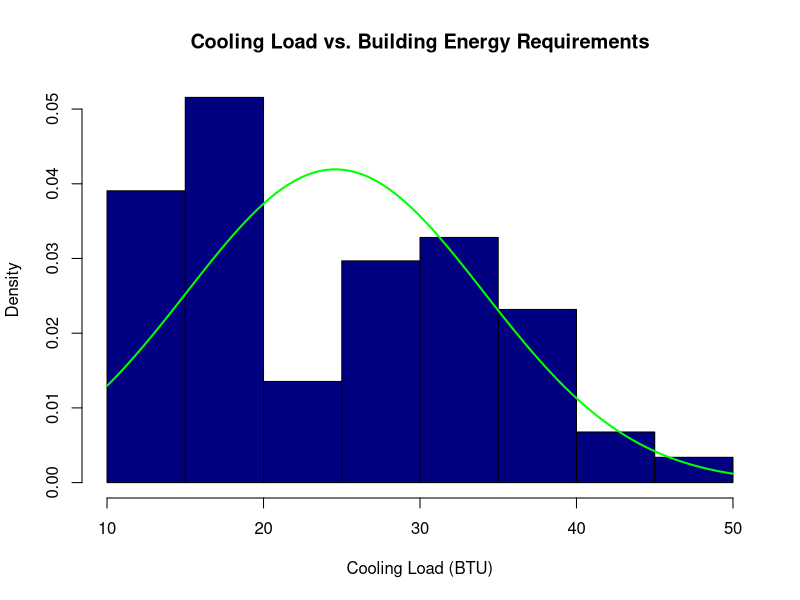
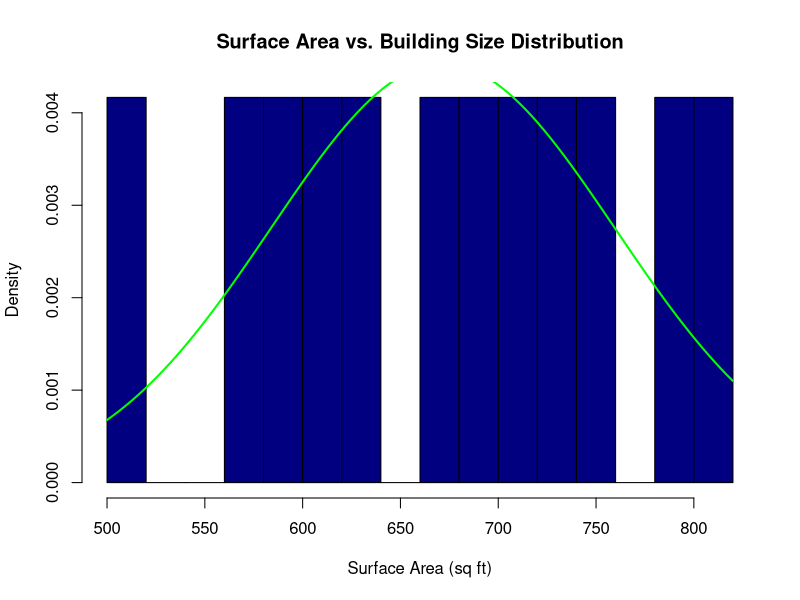
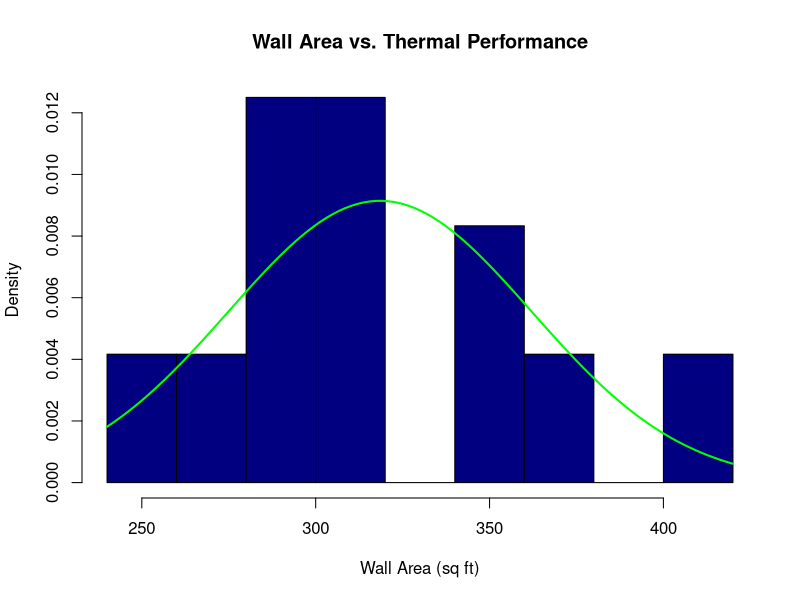
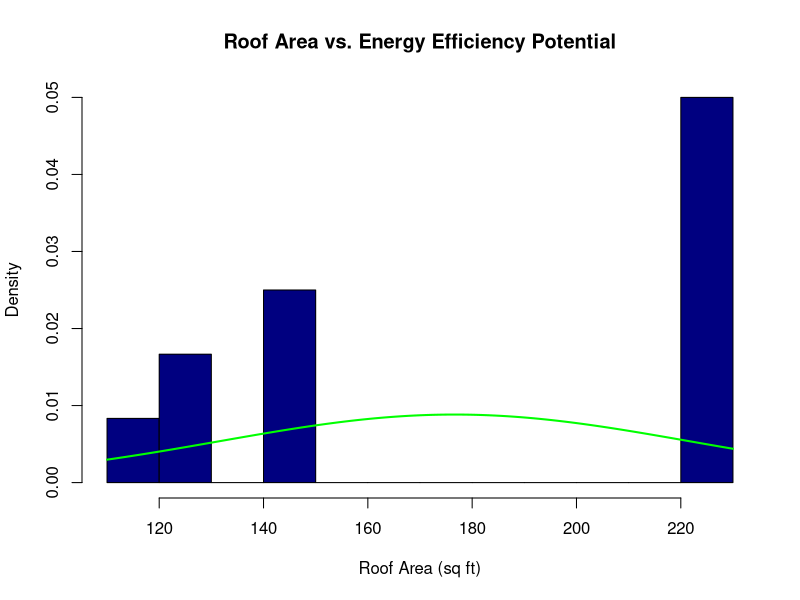
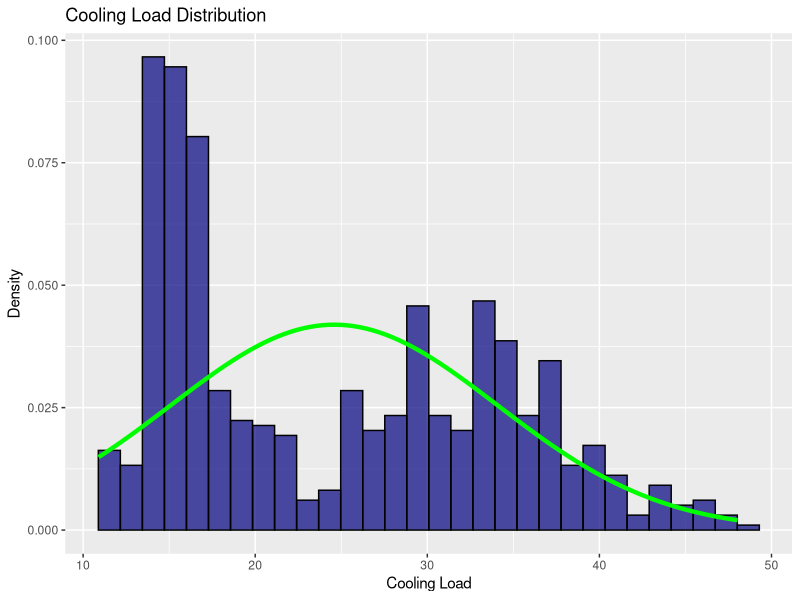
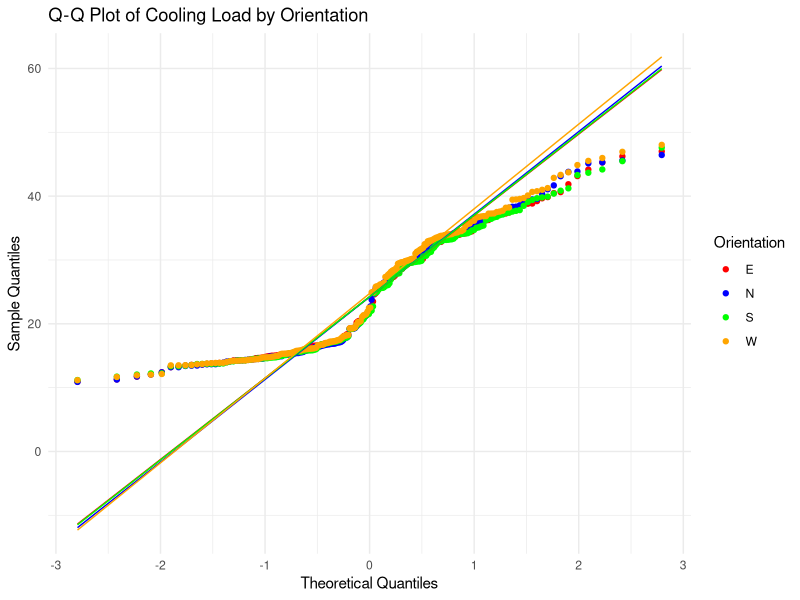
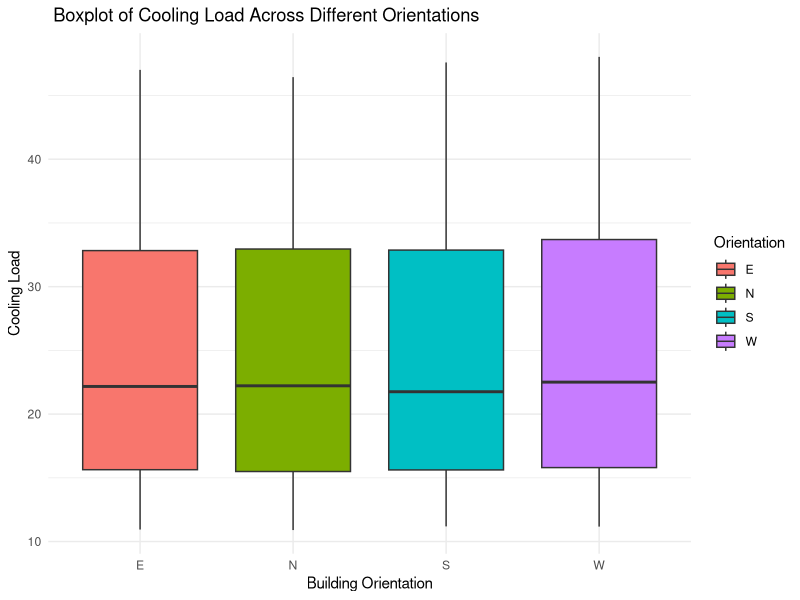
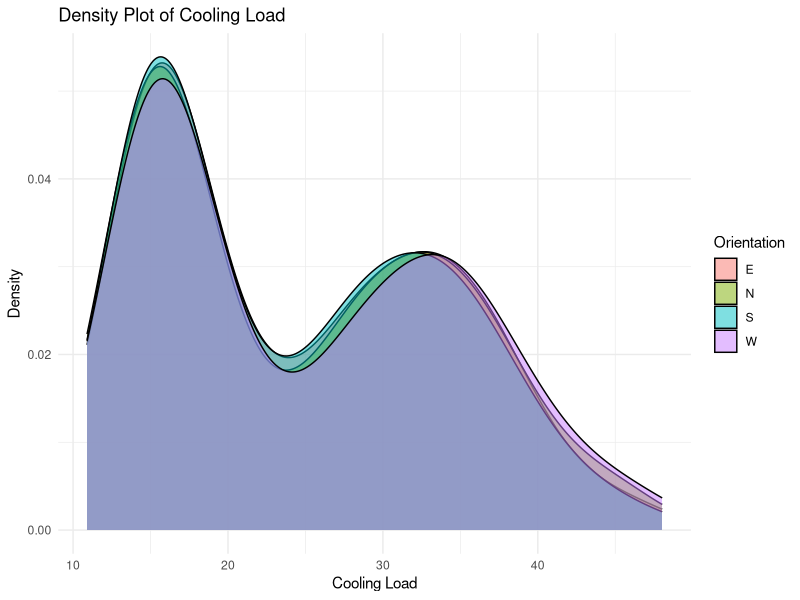

Source code (R) for these figures, in order:
# load libraries
library(ggplot2)
library(dplyr)
library(readxl)
library(car)
library(nortest)
library(ggpubr)
library(patchwork)


# Set my working directory 
setwd("C:/Users/shena/OneDrive/Desktop/sem4/BA/")

#Data Preparation

# Load the datasheet
data <- read.csv("energy_efficiency_data.csv")

# View the entire dataset
View(data)

# Check for missing values
sum(is.na(data)) # Should return 0 if no missing values

# Convert Orientation to a factor variable
data$Orientation <- as.factor(data$Orientation)


# Function to calculate mode
calculate_mode <- function(x) {
  uniq_vals <- unique(x)
  uniq_vals[which.max(tabulate(match(x, uniq_vals)))]
}

# Calculate descriptive statistics for Cooling Load, Surface Area, Roof Area, and Wall Area
summary_stats <- data %>%
  summarise(
    Cooling_Load_Mean = mean(Cooling_Load),
    Cooling_Load_Median = median(Cooling_Load),
    Cooling_Load_Mode = calculate_mode(Cooling_Load),
    Cooling_Load_SD = sd(Cooling_Load),
    Cooling_Load_Min = min(Cooling_Load),
    Cooling_Load_Max = max(Cooling_Load),
    
    Surface_Area_Mean = mean(Surface_Area),
    Surface_Area_Median = median(Surface_Area),
    Surface_Area_Mode = calculate_mode(Surface_Area),
    Surface_Area_SD = sd(Surface_Area),
    Surface_Area_Min = min(Surface_Area),
    Surface_Area_Max = max(Surface_Area),
    
    Roof_Area_Mean = mean(Roof_Area),
    Roof_Area_Median = median(Roof_Area),
    Roof_Area_Mode = calculate_mode(Roof_Area),
    Roof_Area_SD = sd(Roof_Area),
    Roof_Area_Min = min(Roof_Area),
    Roof_Area_Max = max(Roof_Area),
    
    Wall_Area_Mean = mean(Wall_Area),
    Wall_Area_Median = median(Wall_Area),
    Wall_Area_Mode = calculate_mode(Wall_Area),
    Wall_Area_SD = sd(Wall_Area),
    Wall_Area_Min = min(Wall_Area),
    Wall_Area_Max = max(Wall_Area)
  )

# Print the summary statistics
print(summary_stats)

# task 3
# Calculate central tendency analysis for Cooling Load  , Surface Area, Wall Area and Roof Area

summary(data$Cooling_Load)
summary(data$Surface_Area)
summary(data$Wall_Area)
summary(data$Roof_Area)

# Summary statistics for the 'Cooling_Load' column
summary(data$Cooling_Load)

# Histogram of the 'Cooling_Load' column with a normal curve overlay
hist(data$Cooling_Load, 
     main = "Cooling Load vs. Building Energy Requirements",
     col = "navyblue", 
     xlab = "Cooling Load (BTU)", 
     ylab = "Density", 
     probability = TRUE)

curve(dnorm(x, mean = mean(data$Cooling_Load, na.rm = TRUE), 
            sd = sd(data$Cooling_Load, na.rm = TRUE)), 
      add = TRUE, col = "green", lwd = 2)

# Summary statistics for the 'Surface_Area' column
summary(data$Surface_Area)

# Histogram of the 'Surface_Area' column with a normal curve overlay
hist(data$Surface_Area, 
     main = "Surface Area vs. Building Size Distribution",
     col = "navyblue", 
     xlab = "Surface Area (sq ft)", 
     ylab = "Density", 
     probability = TRUE)

curve(dnorm(x, mean = mean(data$Surface_Area, na.rm = TRUE), 
            sd = sd(data$Surface_Area, na.rm = TRUE)), 
      add = TRUE, col = "green", lwd = 2)

# Summary statistics for the 'Wall_Area' column
summary(data$Wall_Area)

# Histogram of the 'Wall_Area' column with a normal curve overlay
hist(data$Wall_Area, 
     main = "Wall Area vs. Thermal Performance",
     col = "navyblue", 
     xlab = "Wall Area (sq ft)", 
     ylab = "Density",  
     probability = TRUE)

curve(dnorm(x, mean = mean(data$Wall_Area, na.rm = TRUE), 
            sd = sd(data$Wall_Area, na.rm = TRUE)), 
      add = TRUE, col = "green", lwd = 2)


# Summary statistics for the 'Roof_Area' column
summary(data$Roof_Area)

# Histogram of the 'Roof_Area' column with a normal curve overlay
hist(data$Roof_Area, 
     main = "Roof Area vs. Energy Efficiency Potential",
     col = "navyblue", 
     xlab = "Roof Area (sq ft)", 
     ylab = "Density",  
     probability = TRUE)

curve(dnorm(x, mean = mean(data$Roof_Area, na.rm = TRUE), 
            sd = sd(data$Roof_Area, na.rm = TRUE)), 
      add = TRUE, col = "green", lwd = 2)

#task 4

# Formulation of Hypotheses

# Null Hypothesis        (H0): Building orientation does not significantly affect cooling load.
# Alternative Hypothesis (HA): Building orientation significantly affects cooling load.

# load libraries
library(ggplot2)
library(dplyr)
library(readxl)
library(car)
library(nortest)

# Set my working directory 
setwd("C:/Users/shena/OneDrive/Desktop/sem4/BA/")

#Data Preparation

# Load the datasheet
data <- read.csv("energy_efficiency_data.csv")


# Proper way to check for missing values in the entire data set
sum(is.na(data))

# Convert Orientation to factor (if categorical)
data$Orientation <- as.factor(data$Orientation)

# Check Normality of Cooling Load Data
# Shapiro-Wilk test
shapiro.test(data$Cooling_Load)

# Histogram to visualize distribution 
ggplot(data, aes(x = Cooling_Load)) +
  geom_histogram(aes(y = ..density..), bins = 30, fill = "navyblue", color = "black", alpha = 0.7) +
  stat_function(fun = dnorm, args = list(mean = mean(data$Cooling_Load, na.rm = TRUE), 
                                         sd = sd(data$Cooling_Load, na.rm = TRUE)), 
                color = "green", lwd = 1.5) +
  labs(title = "Cooling Load Distribution", x = "Cooling Load", y = "Density")

# Q-Q plot(this plot is used for assessing the normality of the Cooling_Load data.)
ggplot(data, aes(sample = Cooling_Load, color = Orientation)) +
  stat_qq() +
  stat_qq_line(aes(group = Orientation), show.legend = FALSE) +
  labs(title = "Q-Q Plot of Cooling Load by Orientation",
       x = "Theoretical Quantiles",
       y = "Sample Quantiles") +
  scale_color_manual(values = c("red", "blue", "green", "orange")) +
  theme_minimal()

# Check Homogeneity of Variance
leveneTest(Cooling_Load ~ Orientation, data = data)

# Perform One-Way ANOVA (if normality holds)
anova_result <- aov(Cooling_Load ~ Orientation, data = data)
summary(anova_result)



# Post-Hoc Analysis (if ANOVA is significant)
TukeyHSD(anova_result)

# If normality is violated, use Kruskal-Wallis Test
kruskal.test(Cooling_Load ~ Orientation, data = data)

# Graphical Analysis
# Boxplot
ggplot(data, aes(x = Orientation, y = Cooling_Load, fill = Orientation)) +
  geom_boxplot() +
  labs(title = " Boxplot of Cooling Load Across Different Orientations", x = "Building Orientation", y = "Cooling Load") +
  theme_minimal()

# Density Plot
ggplot(data, aes(x = Cooling_Load, fill = Orientation)) +
  geom_density(alpha = 0.5) +
  labs(title = "Density Plot of Cooling Load", x = "Cooling Load", y = "Density") +
  theme_minimal()

# Histogram for Cooling Load Distribution by Orientation(W/E/N/S)
ggplot(data, aes(x = Cooling_Load, fill = Orientation)) +
  geom_histogram(aes(y = ..density..), bins = 30, color = "black", alpha = 0.7) +
  facet_wrap(~Orientation) +  # Creates separate histograms for each orientation
  stat_function(fun = dnorm, 
                args = list(mean = mean(data$Cooling_Load, na.rm = TRUE), 
                            sd = sd(data$Cooling_Load, na.rm = TRUE)), 
                color = "red", lwd = 1.5) +
  labs(title = "Cooling Load Distribution by Orientation", 
       x = "Cooling Load", 
       y = "Density") +
  theme_minimal()




#task 5

# Cooling load vs Surface Area


# load libraries
library(ggplot2)
library(dplyr)
library(readxl)
library(car)
library(nortest)
library(ggpubr) 

# Set my working directory 
setwd("C:/Users/shena/OneDrive/Desktop/sem4/BA/")

#Data Preparation

# Load the datasheet
data <- read.csv("energy_efficiency_data.csv")

# Cooling load vs Surface Area

# Calculate descriptive statistics for Cooling Load, Surface Area
summary_stats <- data %>%
  summarise(
    Cooling_Load_Mean = mean(Cooling_Load),
    Cooling_Load_Median = median(Cooling_Load),
    Cooling_Load_SD = sd(Cooling_Load),
    Cooling_Load_Min = min(Cooling_Load),
    Cooling_Load_Max = max(Cooling_Load),
    
    Surface_Area_Mean = mean(Surface_Area),
    Surface_Area_Median = median(Surface_Area),
    Surface_Area_SD = sd(Surface_Area),
    Surface_Area_Min = min(Surface_Area),
    Surface_Area_Max = max(Surface_Area),
    
  )

# Print the summary statistics
print(summary_stats)


# Calculate central tendency analysis for Cooling Load  , Surface Area, 

summary(data$Cooling_Load)
summary(data$Surface_Area)

# Shapiro-Wilk normality test for Cooling Load
shapiro.test(data$Cooling_Load)

# Shapiro-Wilk normality test for Surface Area
shapiro.test(data$Surface_Area)

cor(data$Cooling_Load, data$Surface_Area, method = "spearman")



par(mfrow = c(1, 2))  

# Histogram of the 'Cooling_Load' column with a normal curve overlay
hist(data$Cooling_Load, 
     main = "Cooling Load ",
     col = "navyblue", 
     xlab = "Cooling Load (BTU)", 
     ylab = "Density", 
     probability = TRUE)

curve(dnorm(x, mean = mean(data$Cooling_Load, na.rm = TRUE), 
            sd = sd(data$Cooling_Load, na.rm = TRUE)), 
      add = TRUE, col = "green", lwd = 2)

# Histogram of the 'Surface_Area' column with a normal curve overlay
hist(data$Surface_Area, 
     main = "Surface Area ",
     col = "navyblue", 
     xlab = "Surface Area (sq ft)", 
     ylab = "Density", 
     probability = TRUE)

curve(dnorm(x, mean = mean(data$Surface_Area, na.rm = TRUE), 
            sd = sd(data$Surface_Area, na.rm = TRUE)), 
      add = TRUE, col = "green", lwd = 2)

# Reset plotting layout to default
par(mfrow = c(1, 1))



# Perform Spearman correlation test
cor.test(data$Cooling_Load, data$Surface_Area, method = "spearman", exact = FALSE)

# Linear Regression Model
model <- lm(Cooling_Load ~ Surface_Area, data = data)
summary(model)

#scatter plot
ggplot(data, aes(x = Surface_Area, y = Cooling_Load)) +
  geom_point(color = "navyblue") +
  geom_smooth(method = "lm", color = "yellow", se = FALSE) +
  labs(title = "Scatter Plot of Cooling Load vs Surface Area",
       x = "Surface Area (sq ft)",
       y = "Cooling Load (BTU)") +
  theme_minimal()


#task 5
# Cooling load vs Wall Area

# load libraries
library(ggplot2)
library(dplyr)
library(readxl)
library(car)
library(nortest)
library(ggpubr) 

# Set my working directory 
setwd("C:/Users/shena/OneDrive/Desktop/sem4/BA/")

#Data Preparation

# Load the datasheet
data <- read.csv("energy_efficiency_data.csv")


# Calculate descriptive statistics for Cooling Load, wall Area
summary_stats <- data %>%
  summarise(
    Cooling_Load_Mean = mean(Cooling_Load),
    Cooling_Load_Median = median(Cooling_Load),
    Cooling_Load_SD = sd(Cooling_Load),
    Cooling_Load_Min = min(Cooling_Load),
    Cooling_Load_Max = max(Cooling_Load),
    
    Wall_Area_Mean = mean(Wall_Area),
    Wall_Area_Median = median(Wall_Area),
    Wall_Area_SD = sd(Wall_Area),
    Wall_Area_Min = min(Wall_Area),
    Wall_Area_Max = max(Wall_Area)
  )

# Print the summary statistics
print(summary_stats)

# Calculate central tendency analysis for Cooling Load  , wall Area, 

summary(data$Cooling_Load)
summary(data$Wall_Area)

# Shapiro-Wilk normality test for Cooling Load
shapiro.test(data$Cooling_Load)

# Shapiro-Wilk normality test for Wall Area
shapiro.test(data$Wall_Area)

cor(data$Cooling_Load, data$Wall_Area, method = "spearman")

par(mfrow = c(1, 2)) 

# Histogram of the 'Cooling_Load' column with a normal curve overlay
hist(data$Cooling_Load, 
     main = "Cooling Load ",
     col = "navyblue", 
     xlab = "Cooling Load (BTU)", 
     ylab = "Density", 
     probability = TRUE)

curve(dnorm(x, mean = mean(data$Cooling_Load, na.rm = TRUE), 
            sd = sd(data$Cooling_Load, na.rm = TRUE)), 
      add = TRUE, col = "green", lwd = 2)

# Histogram of the 'Wall_Area' column with a normal curve overlay
hist(data$Wall_Area, 
     main = "Wall Area ",
     col = "navyblue", 
     xlab = "Wall Area (sq ft)", 
     ylab = "Density",  
     probability = TRUE)

curve(dnorm(x, mean = mean(data$Wall_Area, na.rm = TRUE), 
            sd = sd(data$Wall_Area, na.rm = TRUE)), 
      add = TRUE, col = "green", lwd = 2)

# Perform Spearman correlation test
cor.test(data$Cooling_Load, data$Wall_Area, method = "spearman", exact = FALSE)

# Linear Regression Model
model <- lm(Cooling_Load ~ Wall_Area, data = data)
summary(model)


#scatter plot
ggplot(data, aes(x = Wall_Area, y = Cooling_Load)) +
  geom_point(color = "navyblue") +
  geom_smooth(method = "lm", color = "yellow", se = FALSE) +
  labs(title = "Cooling Load vs Wall Area",
       x = "Wall Area (sq ft)",
       y = "Cooling Load (BTU)") +
  theme_minimal()


#task 5
# Cooling load vs Roof Area

# load libraries
library(ggplot2)
library(dplyr)
library(readxl)
library(car)
library(nortest)
library(ggpubr) 

# Set my working directory 
setwd("C:/Users/shena/OneDrive/Desktop/sem4/BA/")

#Data Preparation

# Load the datasheet
data <- read.csv("energy_efficiency_data.csv")

# Calculate descriptive statistics for Cooling Load, Roof Area
summary_stats <- data %>%
  summarise(
    Cooling_Load_Mean = mean(Cooling_Load),
    Cooling_Load_Median = median(Cooling_Load),
    Cooling_Load_SD = sd(Cooling_Load),
    Cooling_Load_Min = min(Cooling_Load),
    Cooling_Load_Max = max(Cooling_Load),
    
    Roof_Area_Mean = mean(Roof_Area),
    Roof_Area_Median = median(Roof_Area),
    Roof_Area_SD = sd(Roof_Area),
    Roof_Area_Min = min(Roof_Area),
    Roof_Area_Max = max(Roof_Area),
    
  )

# Print the summary statistics
print(summary_stats)

# Calculate central tendency analysis for Cooling Load  , Roof Area, 

summary(data$Cooling_Load)
summary(data$Roof_Area)


# Shapiro-Wilk normality test for Cooling Load
shapiro.test(data$Cooling_Load)

# Shapiro-Wilk normality test for Roof Area
shapiro.test(data$Roof_Area)

cor(data$Cooling_Load, data$Roof_Area, method = "spearman")

par(mfrow = c(1, 2)) 

# Histogram of the 'Cooling_Load' column with a normal curve overlay
hist(data$Cooling_Load, 
     main = "Cooling Load ",
     col = "navyblue", 
     xlab = "Cooling Load (BTU)", 
     ylab = "Density", 
     probability = TRUE)

curve(dnorm(x, mean = mean(data$Cooling_Load, na.rm = TRUE), 
            sd = sd(data$Cooling_Load, na.rm = TRUE)), 
      add = TRUE, col = "green", lwd = 2)

# Histogram of the 'Roof_Area' column with a normal curve overlay
hist(data$Roof_Area, 
     main = "Roof Area ",
     col = "navyblue", 
     xlab = "Roof Area (sq ft)", 
     ylab = "Density",  
     probability = TRUE)

curve(dnorm(x, mean = mean(data$Roof_Area, na.rm = TRUE), 
            sd = sd(data$Roof_Area, na.rm = TRUE)), 
      add = TRUE, col = "green", lwd = 2)

# Perform Spearman correlation test
cor.test(data$Cooling_Load, data$Roof_Area, method = "spearman", exact = FALSE)

# Linear Regression Model
model <- lm(Cooling_Load ~ Roof_Area, data = data)
summary(model)


#scatter plot
ggplot(data, aes(x = Roof_Area, y = Cooling_Load)) +
  geom_point(color = "navyblue") +
  geom_smooth(method = "lm", color = "yellow", se = FALSE) +
  labs(title = "Cooling Load vs Roof Area",
       x = "Roof Area (sq ft)",
       y = "Cooling Load (BTU)") +
  theme_minimal()

#TASK 5TH/ 6TH
# Combined Regression Analysis for Cooling Load vs. Surface Area, Wall Area, and Roof Area

# Fit the multiple linear regression model
combined_model <- lm(Cooling_Load ~ Surface_Area + Wall_Area + Roof_Area, data = data)

# Display the summary of the model
summary(combined_model)
